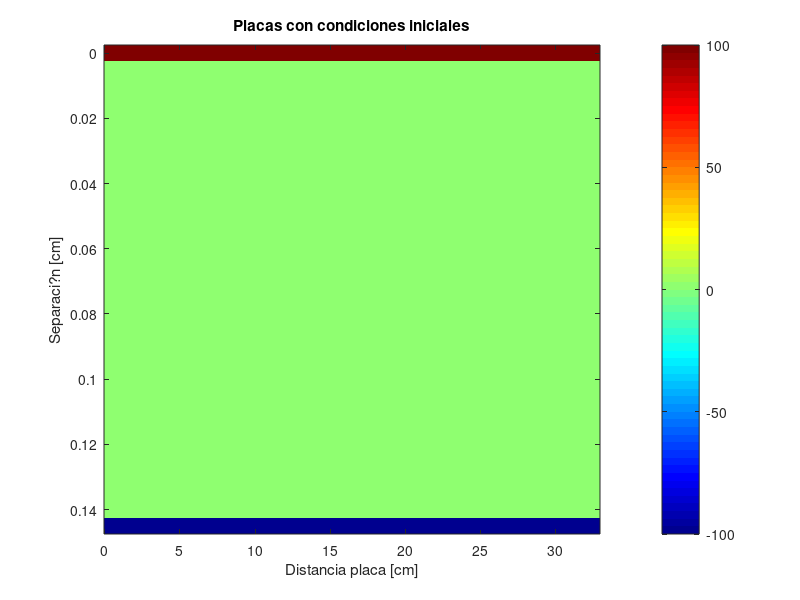
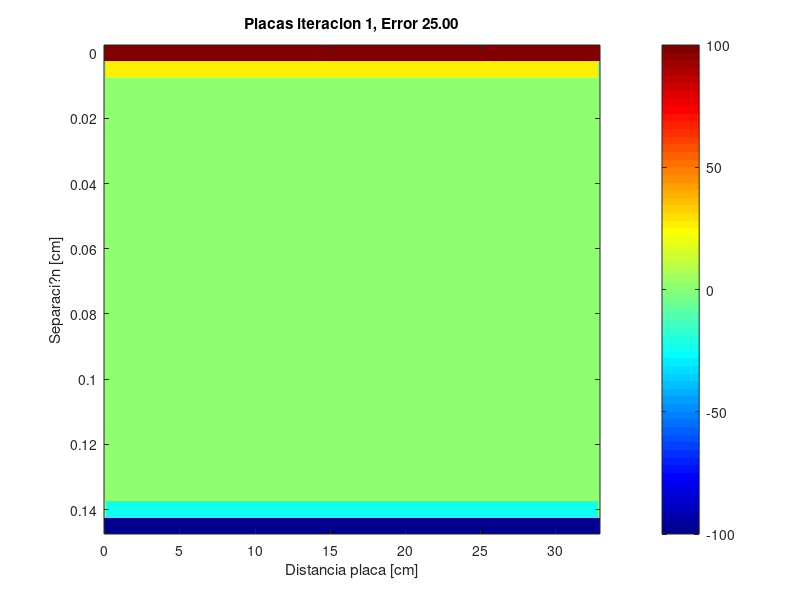
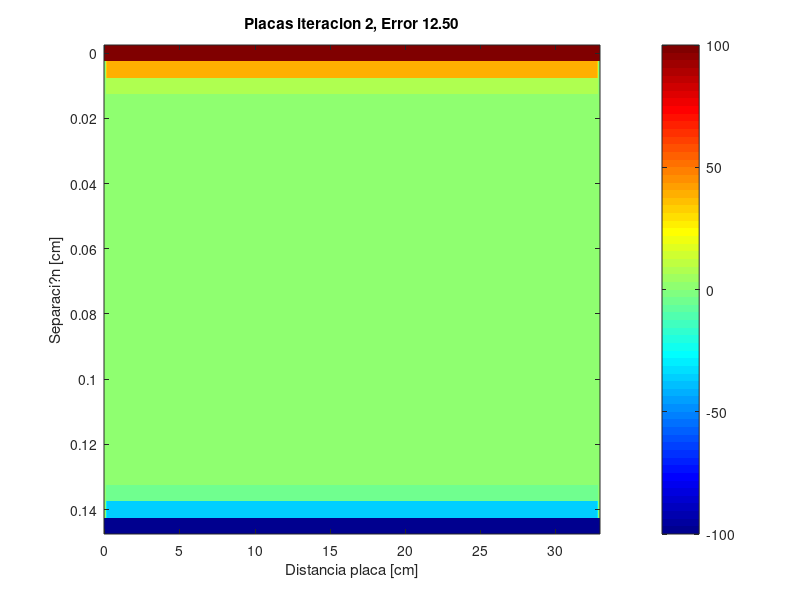
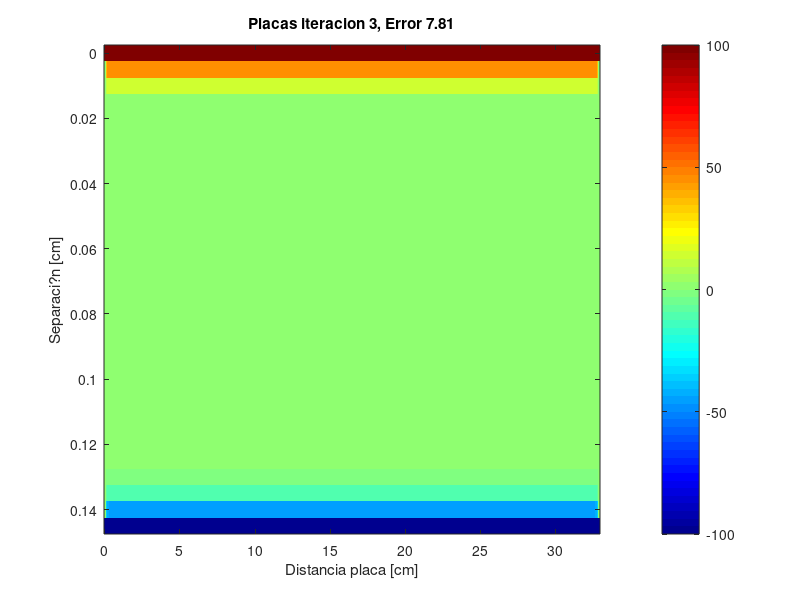

Write MATLAB code to recreate these figures, in order. (Note: a time limit stopped this script after it produced the figures.)
X = 33; % Tama?o en x en cm
d = 0.15; % Separaci?n placas en cm (0.15 cm = 1.5 mm)

dX = 0.1; % Tama?o paso en x en cm (0.1 cm = 1 mm)
dD = 0.005;% Tama?o paso separaci?n (d) en cm (0.005 cm = 0.05 mm = 50 um)

ejeX = 0: dX: X - dX; % Eje x en cm
ejeD = 0: dD: d - dD; % Eje separaci?n en cm

nX = X / dX; % Numero de puntos en X
nD = d / dD; % Numero de puntos en d

% Creamos una matriz que representa el capacitor
capacitor = zeros(nD, nX); % Con tama?o nD (vertical), nX (horizontal)

% Condiciones iniciales
VMax = 100; % Voltaje maximo en V
VMin = -100; % Voltaje minimo en V

% Aplicamos las condiciones iniciales al capacitor. En D=0, el voltaje debe
% ser maximo
capacitor(1, :) = VMax;
% Y en D = 3mm debe ser minimo
capacitor(nD, :) = VMin;

% Dibujamos el capacitor
figure(1), imagesc(ejeX, ejeD, capacitor)
xlabel('Distancia placa [cm]'), ylabel('Separaci?n [cm]'), colorbar
title('Placas con condiciones iniciales'), colormap('jet')
saveas(gcf, 'PlacasInicial.png')

%% Iteracion 1
% Pre cargamos la salida
capacitorSolucion1 = capacitor;
% Algoritmo
for i = 2: nD - 1 % Omitimos el borde sup-inf porque no hay puntos
  for j = 2: nX - 1 % Omitimos el borde izq-der porque no hay puntos
    capacitorSolucion1 (i, j) = ...
      (capacitor(i+1, j) + capacitor(i-1, j) + ...
      capacitor(i, j + 1) + capacitor(i, j - 1)) / 4;
  end
end

% El error es el valor maximo de la solucion
error1 = max(max(capacitorSolucion1(2: nD - 1, 2: nX - 1)));
errorRelativo1 = error1;

% Dibujamos el capacitor
figure(2), imagesc(ejeX, ejeD, capacitorSolucion1)
xlabel('Distancia placa [cm]'), ylabel('Separaci?n [cm]'), colorbar
title(sprintf('Placas iteracion 1, Error %.2f', errorRelativo1)), colormap('jet')
saveas(gcf, 'PlacasIter1.png')
% Las siguientes iteraciones es repetir el mismo proceso, utilizando
% capacitorSolucion1 como el nuevo inicial y creando uno nuevo como la
% salida

%% Iteracion 2
% Pre cargamos la salida
capacitorSolucion2 = capacitorSolucion1;
% Algoritmo
for i = 2: nD - 1 % Omitimos el borde sup-inf porque no hay puntos
  for j = 2: nX - 1 % Omitimos el borde izq-der porque no hay puntos
    capacitorSolucion2 (i, j) = ...
      (capacitorSolucion1(i+1, j) + capacitorSolucion1(i-1, j) ...
      + capacitorSolucion1(i, j + 1) + capacitorSolucion1(i, j - 1)) / 4;
  end
end

% El error es el valor maximo de la solucion
error2 = max(max(capacitorSolucion2(2: nD - 1, 2: nX - 1)));
errorRelativo2 = error2 - error1;

% Dibujamos el capacitor
figure(2), imagesc(ejeX, ejeD, capacitorSolucion2)
xlabel('Distancia placa [cm]'), ylabel('Separaci?n [cm]'), colorbar
title(sprintf('Placas iteracion 2, Error %.2f', errorRelativo2)), colormap('jet')
saveas(gcf, 'PlacasIter2.png')
%% Iteracion 3
% Pre cargamos la salida
capacitorSolucion3 = capacitorSolucion2;
% Algoritmo
for i = 2: nD - 1 % Omitimos el borde sup-inf porque no hay puntos
  for j = 2: nX - 1 % Omitimos el borde izq-der porque no hay puntos
    capacitorSolucion3 (i, j) = ...
      (capacitorSolucion2(i+1, j) + capacitorSolucion2(i-1, j) ...
      + capacitorSolucion2(i, j + 1) + capacitorSolucion2(i, j - 1)) / 4;
  end
end

% El error es el valor maximo de la solucion
error3 = max(max(capacitorSolucion3(2: nD - 1, 2: nX - 1)));
errorRelativo3 = error3 - error2;

% Dibujamos el capacitor
figure(3), imagesc(ejeX, ejeD, capacitorSolucion3)
xlabel('Distancia placa [cm]'), ylabel('Separaci?n [cm]'), colorbar
title(sprintf('Placas iteracion 3, Error %.2f', errorRelativo3)), colormap('jet')
saveas(gcf, 'PlacasIter3.png')
%% Iteracion 4
% Pre cargamos la salida
capacitorSolucion4 = capacitorSolucion3;
% Algoritmo
for i = 2: nD - 1 % Omitimos el borde sup-inf porque no hay puntos
  for j = 2: nX - 1 % Omitimos el borde izq-der porque no hay puntos
    capacitorSolucion4 (i, j) = ...
      (capacitorSolucion3(i+1, j) + capacitorSolucion3(i-1, j) ...
      + capacitorSolucion3(i, j + 1) + capacitorSolucion3(i, j - 1)) / 4;
  end
end

% El error es el valor maximo de la solucion
error4 = max(max(capacitorSolucion4(2: nD - 1, 2: nX - 1)));
errorRelativo4 = error4 - error3;

% Dibujamos el capacitor
figure(4), imagesc(ejeX, ejeD, capacitorSolucion4)
xlabel('Distancia placa [cm]'), ylabel('Separaci?n [cm]'), colorbar
title(sprintf('Placas iteracion 4, Error %.2f', errorRelativo4)), colormap('jet')
saveas(gcf, 'PlacasIter4.png')
%% Iteracion 5
% Pre cargamos la salida
capacitorSolucion5 = capacitorSolucion4;
% Algoritmo
for i = 2: nD - 1 % Omitimos el borde sup-inf porque no hay puntos
  for j = 2: nX - 1 % Omitimos el borde izq-der porque no hay puntos
    capacitorSolucion5 (i, j) = ...
      (capacitorSolucion4(i+1, j) + capacitorSolucion4(i-1, j) ...
      + capacitorSolucion4(i, j + 1) + capacitorSolucion4(i, j - 1)) / 4;
  end
end

% El error es el valor maximo de la solucion
error5 = max(max(capacitorSolucion5(2: nD - 1, 2: nX - 1)));
errorRelativo5 = error5 - error4;

% Dibujamos el capacitor
figure(4), imagesc(ejeX, ejeD, capacitorSolucion5)
xlabel('Distancia placa [cm]'), ylabel('Separaci?n [cm]'), colorbar
title(sprintf('Placas iteracion 5, Error %.2f', errorRelativo5)), colormap('jet')
saveas(gcf, 'PlacasIter5.png')
%% Iteracion 300

capacitorSolucion = capacitorSolucion5;

for iter = 1: 600
  % Pre cargamos la salida
  capacitorSolucionPrev = capacitorSolucion;% Solucion previa
  errorPrev = max(max(capacitorSolucion(2: nD - 1, 2: nX - 1))); % error previo
  % Algoritmo
  for i = 2: nD - 1 % Omitimos el borde sup-inf porque no hay puntos
    for j = 2: nX - 1 % Omitimos el borde izq-der porque no hay puntos
      capacitorSolucion (i, j) = ...
        (capacitorSolucionPrev(i+1, j) + capacitorSolucionPrev(i-1, j) ...
        + capacitorSolucionPrev(i, j + 1) + capacitorSolucionPrev(i, j - 1)) / 4;
    end
  end
  
  % El error es el valor maximo de la solucion
  errorN = max(max(capacitorSolucion(2: nD - 1, 2: nX - 1)));
  errorRelativoN = errorN - errorPrev;
end
% Dibujamos el capacitor
figure(6), imagesc(ejeX, ejeD, capacitorSolucion)
xlabel('Distancia placa [cm]'), ylabel('Separaci?n [cm]'), colorbar
title(sprintf('Placas iteracion %d, Error %.6f', iter + 4, errorRelativoN)), colormap('jet')
saveas(gcf, 'PlacasIter600.png')
%%
% Con efecto de borde

kernel = [0, 1, 0; 1, 0, 1; 0, 1, 0] / 4;
padSize = [60, 165];
capacitorConBorde = padarray(capacitor, padSize, 0, 'both');
ejeXConBorde = 0: dX: (1 + 2 * padSize(2) / size(capacitor, 2)) * X - dX;
ejeDConBorde = 0: dD: (1 + 2 * padSize(1) / size(capacitor, 1) )* d - dD;

for iter = 1: 600
  capacitorConBorde(padSize(1) + 1, ...
      padSize(2) + 1: padSize(2) + size(capacitor, 2)) = 100;
  capacitorConBorde(padSize(1) + size(capacitor, 1), ...
      padSize(2) + 1: padSize(2) + size(capacitor, 2)) = -100;
  capacitorConBorde = imfilter(capacitorConBorde, kernel, 'symmetric');
end

subSamp = 10;
[ejeX, ejeY] = meshgrid(ejeXConBorde, ejeDConBorde);

figure(7), imagesc(ejeXConBorde, ejeDConBorde, capacitorConBorde)
xlabel('Distancia placa [cm]'), ylabel('Distancia [cm]'), colorbar
title(sprintf('Placas iteracion 600, Error %.6f', errorRelativoN)), colormap('jet')
saveas(gcf, 'PlacasIter600ConBordes.png')

[Ux, Uy] = gradient(capacitorConBorde(1:5:end, 1:10:end));
figure(9), hold off, contour(ejeXConBorde, flipud(ejeDConBorde), flipud(capacitorConBorde))
hold on,
h1 = quiver(ejeX(1:5:end, 1:10:end), ejeY(1:5:end, 1:10:end), ...
  Ux, Uy, 0.02, ...
  'LineWidth', 1, 'AutoScaleFactor', 0.05, 'Color', [0, 0, 0], ...
  'ShowArrowHead', 'on', 'MaxHeadSize', 1e2);
ylim([0.15, 0.6])
xlim([12, 54])
xlabel('Distancia placa [cm]'), ylabel('Distancia [cm]')
title(sprintf('Placas iteracion %d, Error %.6f', iter + 4, errorRelativoN)), colormap('jet')
saveas(gcf, 'PlacasIter600ConFlechitas.png')

figure(10), hold off, imagesc(ejeXConBorde, ejeDConBorde, capacitorConBorde)
colormap(jet)
hold on,
h1 = quiver(ejeX(1:5:end, 1:10:end), ejeY(1:5:end, 1:10:end), ...
  Ux, Uy, 0.02, ...
  'LineWidth', 1, 'AutoScaleFactor', 0.05, 'AutoScale', 'off', 'Color', [0, 0, 0], ...
  'ShowArrowHead', 'on', 'MaxHeadSize', inf);
ylim([0.15, 0.6])
xlim([12, 54])
xlabel('Distancia placa [cm]'), ylabel('Distancia [cm]')
title(sprintf('Placas iteracion %d, Error %.6f', iter + 4, errorRelativoN)), colormap('jet')
saveas(gcf, 'PlacasIter600ConFlechitasContorno.png')
